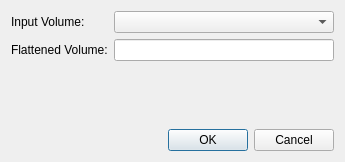
<?xml version="1.0" encoding="UTF-8"?>
<ui version="4.0">
 <class>VolumeIOTestDialog</class>
 <widget class="QDialog" name="VolumeIOTestDialog">
  <property name="geometry">
   <rect>
    <x>0</x>
    <y>0</y>
    <width>345</width>
    <height>162</height>
   </rect>
  </property>
  <property name="windowTitle">
   <string>Flatten Volume</string>
  </property>
  <property name="windowIcon">
   <iconset resource="../ProjectViewer/icons.qrc">
    <normaloff>:/icons/images/logo_fs_64x64.png</normaloff>:/icons/images/logo_fs_64x64.png</iconset>
  </property>
  <layout class="QVBoxLayout" name="verticalLayout">
   <item>
    <layout class="QGridLayout" name="gridLayout">
     <item row="1" column="0">
      <widget class="QLabel" name="lbInput">
       <property name="text">
        <string>Input Volume:</string>
       </property>
      </widget>
     </item>
     <item row="1" column="2">
      <widget class="QComboBox" name="cbInputName">
       <property name="minimumSize">
        <size>
         <width>200</width>
         <height>0</height>
        </size>
       </property>
       <property name="maximumSize">
        <size>
         <width>16777215</width>
         <height>16777215</height>
        </size>
       </property>
      </widget>
     </item>
     <item row="2" column="0">
      <widget class="QLabel" name="label">
       <property name="text">
        <string>Flattened Volume:</string>
       </property>
      </widget>
     </item>
     <item row="2" column="2">
      <widget class="QLineEdit" name="leOutputName"/>
     </item>
    </layout>
   </item>
   <item>
    <spacer name="verticalSpacer">
     <property name="orientation">
      <enum>Qt::Vertical</enum>
     </property>
     <property name="sizeHint" stdset="0">
      <size>
       <width>20</width>
       <height>40</height>
      </size>
     </property>
    </spacer>
   </item>
   <item>
    <widget class="QDialogButtonBox" name="buttonBox">
     <property name="orientation">
      <enum>Qt::Horizontal</enum>
     </property>
     <property name="standardButtons">
      <set>QDialogButtonBox::Cancel|QDialogButtonBox::Ok</set>
     </property>
    </widget>
   </item>
  </layout>
 </widget>
 <resources>
  <include location="../ProjectViewer/icons.qrc"/>
 </resources>
 <connections>
  <connection>
   <sender>buttonBox</sender>
   <signal>accepted()</signal>
   <receiver>VolumeIOTestDialog</receiver>
   <slot>accept()</slot>
   <hints>
    <hint type="sourcelabel">
     <x>248</x>
     <y>254</y>
    </hint>
    <hint type="destinationlabel">
     <x>157</x>
     <y>274</y>
    </hint>
   </hints>
  </connection>
  <connection>
   <sender>buttonBox</sender>
   <signal>rejected()</signal>
   <receiver>VolumeIOTestDialog</receiver>
   <slot>reject()</slot>
   <hints>
    <hint type="sourcelabel">
     <x>316</x>
     <y>260</y>
    </hint>
    <hint type="destinationlabel">
     <x>286</x>
     <y>274</y>
    </hint>
   </hints>
  </connection>
 </connections>
</ui>
